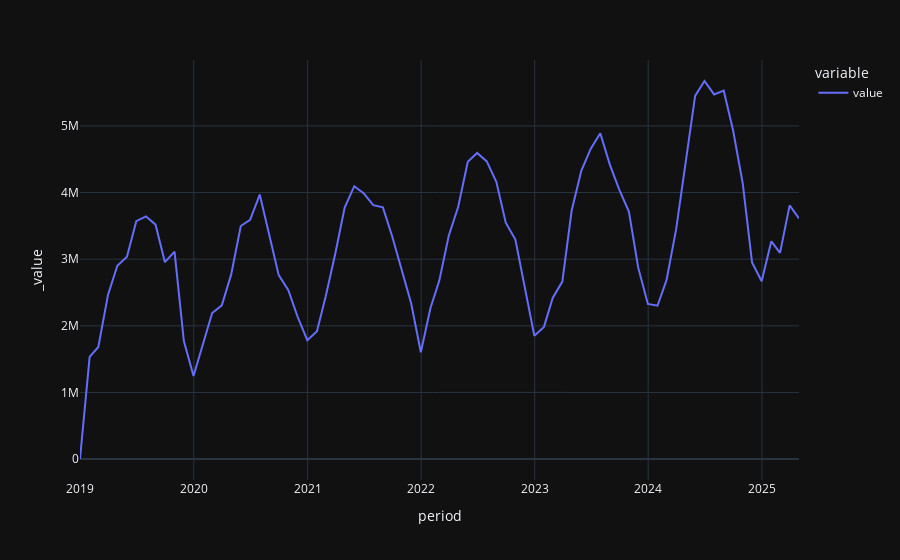

The cell this chart's notebook holds for it:
### Code cell
x = series.resample(RULE).sum()
x.plot()
